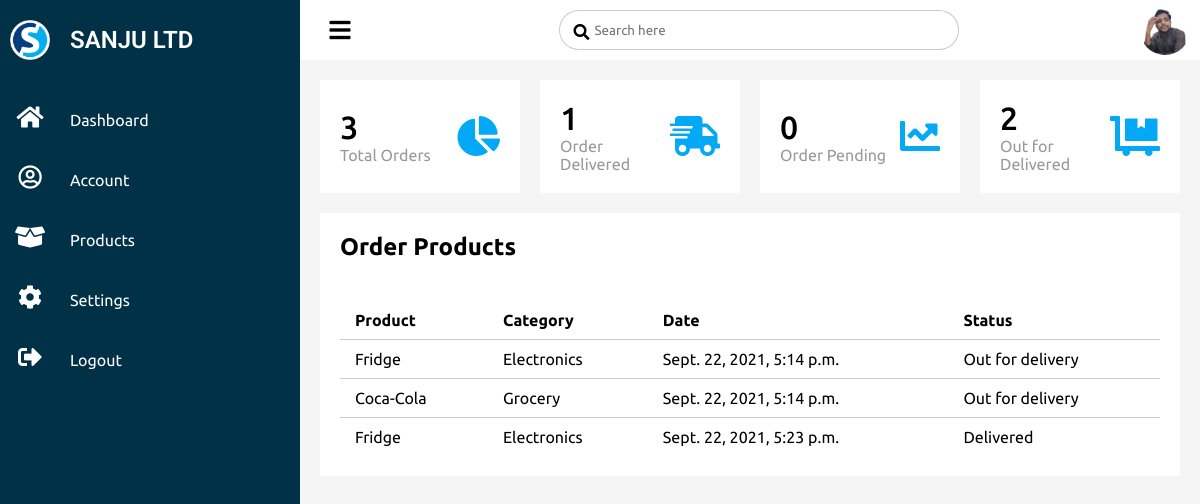
Page /user/ (signed in) on the committed database.
### accounts/models.py (models this page shows, shortened)
class Customer(models.Model):
    user = models.OneToOneField(
        User, null=True, on_delete=models.CASCADE, blank=True)
    name = models.CharField(max_length=100, null=True)
    phone = models.CharField(max_length=100, null=True)
    email = models.CharField(max_length=100, null=True)
    profile_pic = models.ImageField(
        upload_to='profile_imgs/', default="images/icon.png", blank=True, null=True)
    date_created = models.DateTimeField(auto_now_add=True, null=True)

class Order(models.Model):
    STATUS = (
        ('Pending', "Pending"),
        ('Out for delivery', "Out for delivery"),
        ('Delivered', "Delivered"),
    )
    customer = models.ForeignKey(
        Customer, on_delete=models.SET_NULL, null=True)
    product = models.ForeignKey(Product, on_delete=models.SET_NULL, null=True)
    date_created = models.DateTimeField(auto_now_add=True, null=True)
    status = models.CharField(max_length=100, null=True, choices=STATUS)

class Product(models.Model):
    CATEGORY = (
        ('Electronics', 'Electronics'),
        ('Fashion', 'Fashion'),
        ('Grocery', 'Grocery'),
    )
    name = models.CharField(max_length=100, null=True)
    price = models.FloatField(null=True)
    category = models.CharField(max_length=100, null=True, choices=CATEGORY)
    image = models.ImageField(upload_to='prod_imgs/', blank=True, null=True)
    desc = models.CharField(max_length=100, null=True)
    date_created = models.DateTimeField(auto_now_add=True, null=True)
    tags = models.ManyToManyField(Tag)

### accounts/decorators.py (the view)
        def wrapper_func(request, *args, **kwargs):
            group = None
            if request.user.groups.exists():
                group = request.user.groups.all()[0].name
            if group in allowed_roles:
                return view_func(request, *args, **kwargs)
            else:
                return HttpResponse('You are not authorize to view this page')

### accounts/views.py (called while the page is built)
@login_required(login_url='login')
@allowed_user(allowed_roles=['customer'])
def userPage(request):
    customer = request.user.customer
    orders = customer.order_set.all()
    total_orders = orders.count()
    delivered = orders.filter(status="Delivered").count()
    pending = orders.filter(status="Pending").count()
    orderout = orders.filter(status="Out for delivery").count()
    context = {'orders': orders, 'total_orders': total_orders,
               'delivered': delivered, 'pending': pending, 'orderout': orderout}
    return render(request, 'accounts/user.html', context)

### accounts/templates/accounts/user.html (shortened to what this page needs)
{% extends 'accounts/base.html' %}
{% load static %}
{% block content %}
<div class="cardBox">
    <div class="card">
        <div>
            <div class="numbers">{{total_orders}}</div>
            <div class="cardName">Total Orders</div>
        </div>
        <div class="iconBox">
            <i class="fa fa-chart-pie"></i>
        </div>
    </div>
    <div class="card">
        <div>
            <div class="numbers">{{delivered}}</div>
            <div class="cardName">Order Delivered</div>
        </div>
        <div class="iconBox">
            <i class="fa fa-shipping-fast"></i>
        </div>
    </div>
    <div class="card">
        <div>
            <div class="numbers">{{pending}}</div>
            <div class="cardName">Order Pending</div>
        </div>
        <div class="iconBox">
            <i class="fa fa-chart-line"></i>
        </div>
    </div>
    <div class="card">
        <div>
            <div class="numbers">{{orderout}}</div>
            <div class="cardName">Out for Delivered</div>
        </div>
        <div class="iconBox">
            <i class="fas fa-dolly-flatbed"></i>
        </div>
    </div>
</div>
<div class="customerProducts">
    <div class="customerProducts-list">
        <h2 class="heading">Order Products</h2>
        <table>
            <thead>
                <tr>
                    <td>Product</td>
                    <td>Category</td>
                    <td>Date</td>
                    <td>Status</td>
                </tr>
            </thead>
            <tbody>
                {% for order in orders %}
                <tr>
                    <td>{{order.product.name}}</td>
                    <td>{{order.product.category}}</td>
                    <td>{{order.date_created}}</td>
                    <td>{{order.status}}</td>
                </tr>
                {% endfor %}
            </tbody>
        </table>
    </div>
</div>
{% endblock content %}

### accounts/templates/accounts/base.html (shortened to what this page needs)
<!DOCTYPE html>
<html lang="en">
{% load static %}
<head>
    <link rel="stylesheet" href="{% static 'css/style.css' %}">
    <link rel="stylesheet" href="https://use.fontawesome.com/releases/v5.15.4/css/all.css"
>
</head>
<body>
    <div class="container">
        <div class="navigation">
            <ul>
                <li>
                    <a href="{% url 'home' %}">
                        <div class="logo"><img src="{% static 'images/logo.png' %}" width="40px" height="40px" alt="">
                        </div>
                        <div class="logo_title">Sanju Ltd</div>
                    </a>
                </li>
                {% if request.user.is_staff %}
                <li>
                    <a href="{% url 'home' %}">
                        <span class="icon"><i class="fas fa-home"></i></span>
                        <span class="title">Dashboard</span>
                    </a>
                </li>
                <li>
                    <a href="{% url 'customers' %}">
                        <span class="icon"><i class="fas fa-users"></i></span>
                        <span class="title">Customers</span>
                    </a>
                </li>
                <li>
                    <a href="{% url 'products' %}">
                        <span class="icon"><i class="fas fa-box-open"></i></span>
                        <span class="title">Products</span>
                    </a>
                </li>
                <li>
                    <a href="{% url 'create_customer' %}">
                        <span class="icon"><i class="fas fa-user-plus"></i></span>
                        <span class="title">Create Customer</span>
                    </a>
                </li>
                <li>
                    <a href="{% url 'create_order' %}">
                        <span class="icon"><i class="fas fa-cart-plus"></i></span>
                        <span class="title">Create Order</span>
                    </a>
                </li>
                <li>
                    <a href="{% url 'logout' %}">
                        <span class="icon"><i class="fas fa-sign-out-alt"></i></span>
                        <span class="title">Logout</span>
                    </a>
                </li>
                {% else %}
                <li>
                    <a href="{% url 'user' %}">
                        <span class="icon"><i class="fas fa-home"></i></span>
                        <span class="title">Dashboard</span>
                    </a>
                </li>
                <li>
                    <a href="{% url 'account' %}">
                        <span class="icon"><i class="far fa-user-circle"></i></span>
                        <span class="title">Account</span>
                    </a>
                </li>
                <li>
                    <a href="{% url 'products' %}">
                        <span class="icon"><i class="fas fa-box-open"></i></span>
                        <span class="title">Products</span>
                    </a>
                </li>
                <li>
                    <a href="">
                        <span class="icon"><i class="fas fa-cog"></i></span>
                        <span class="title">Settings</span>
                    </a>
                </li>
                <li>
                    <a href="{% url 'logout' %}">
                        <span class="icon"><i class="fas fa-sign-out-alt"></i></span>
                        <span class="title">Logout</span>
                    </a>
                </li>
                {% endif %}
            </ul>
        </div>
        <div class="main">
            <div class="topbar">
                <div onclick="toggleMenu()" class="toggle"><i class="fa fa-bars"></i></div>
                <div class="search">
                    <label>
                        <input type="text" placeholder="Search here">
                        <i class="fa fa-search"></i>
                    </label>
                </div>
                {% if request.user.is_staff %}
                <div class="user">
                    <img src="{% static 'images/user.png' %}" alt="">
                </div>
                {% else %}
                <div class="user">
                    <img src="{{request.user.customer.profile_pic.url}}" alt="">
                </div>
                {% endif %}
            </div>
            {% block content %}
            {% endblock content %}
        </div>
    </div>
</body>
</html>

### static/css/style.css (style rules this page uses)
* { margin:0; padding:0; box-sizing: border-box; font-family: 'Ubuntu', sans-serif; }
body { overflow-x: hidden; }
a { text-decoration: none; }
.container { position: relative; width: 100%; }
.navigation { position: fixed; width: 300px; height: 100%; background: #003147; transition: 0.5s; overflow:hidden; }
.navigation ul { position: absolute; top:0; left: 0; width: 100%; }
.navigation ul li { position: relative; width: 100%; list-style: none; }
.navigation ul li:nth-child(1) { margin-bottom: 20px; margin-top: 10px; }
.navigation ul li a { position: relative; display: block; width: 100%; display: flex; text-decoration: none; color:white; }
.navigation ul li a .icon { position: relative; display: block; min-width: 60px; width: 60px; height: 60px; line-height: 60px; text-align: center; }
.logo { margin-left: 10px; margin-right: 10px; }
.logo_title { position: relative; display: block; padding:0 10px; height: 60px; line-height: 60px; white-space: nowrap; font-size: 24px; font-weight: 600; font-family: 'Roboto', sans-serif; text-transform: uppercase; }
.navigation ul li a .icon i { color:#fff; font-size: 24px; }
.navigation ul li a .title { position: relative; display: block; padding:0 10px; height: 60px; line-height: 60px; white-space: nowrap; }
.main { position: absolute; width: calc(100% - 300px); left:300px; min-height: 100vh; background: #f5f5f5; transition: 0.5s; }
.main .topbar { width: 100%; background: #fff; padding: 0 10px; height: 60px; display: flex; justify-content: space-between; align-items: center; }
.toggle { width: 60px; height: 60px; display: flex; align-items: center; justify-content: center; margin-right: 7px; }
.toggle i { font-size: 24px; }
.search { position: relative; width: 400px; margin:0 10px; }
.search label { position: relative; width: 100%; }
.search label input { width: 100%; height: 40px; border-radius: 40px; padding: 5px 20px; padding-left: 35px; outline: none; border:1px solid rgba(0,0,0,0.2) }
.search label .fa { position: absolute; left: 15px; top:4px; }
.user { position: relative; min-width: 50px; height: 50px; border-radius: 50%; overflow:hidden; cursor: pointer; }
.user img { position: absolute; top:0; left: 0; width: 100%; height: 100%; object-fit: contain; }
.cardBox { position: relative; width: 100%; padding: 20px; display: grid; grid-template-columns: repeat(4,1fr); grid-gap: 20px; }
.cardBox .card { position: relative; background-color: #fff; padding: 20px; display: flex; justify-content: space-between; cursor: pointer; align-items: center; }
.cardBox .card .numbers { position: relative; font-size: 2em; font-weight: 500; }
.cardBox .card .cardName { color:#999; }
.cardBox .card .iconBox { font-size: 2.5em; color: #03a9f4; }
table { width: 100%; border-collapse: collapse; margin-top: 40px; }
table thead td { font-weight: 600; }
table tr { border-bottom: 1px solid rgba(0,0,0,0.2); }
table tbody tr:last-child { border-bottom: none; }
table tr td { padding:10px 15px; }
.customerProducts { margin:20px; margin-top: 0; background-color: #fff; }
.customerProducts-list { padding:20px }
.logo { display: flex; align-items: center; justify-content: space-between; }

### rows in the picture
Order: product.name "Fridge", product.category "Electronics", date_created "Sept. 22, 2021, 5:14 p.m.", status "Out for delivery"
Order: product.name "Coca-Cola", product.category "Grocery", date_created "Sept. 22, 2021, 5:14 p.m.", status "Out for delivery"
Order: product.name "Fridge", product.category "Electronics", date_created "Sept. 22, 2021, 5:23 p.m.", status "Delivered"

### other values in the picture
{{ total_orders }} "3"
{{ delivered }} "1"
{{ pending }} "0"
{{ orderout }} "2"
